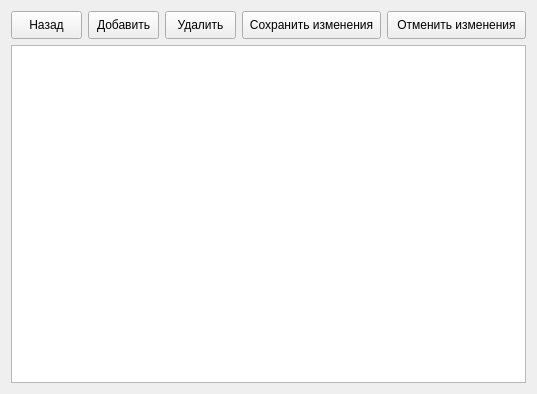
<?xml version="1.0" encoding="UTF-8"?>
<ui version="4.0">
 <class>Form</class>
 <widget class="QWidget" name="Form">
  <property name="geometry">
   <rect>
    <x>0</x>
    <y>0</y>
    <width>537</width>
    <height>394</height>
   </rect>
  </property>
  <property name="windowTitle">
   <string>Form</string>
  </property>
  <layout class="QGridLayout" name="gridLayout">
   <item row="0" column="0">
    <widget class="QPushButton" name="pushButton">
     <property name="minimumSize">
      <size>
       <width>71</width>
       <height>28</height>
      </size>
     </property>
     <property name="maximumSize">
      <size>
       <width>71</width>
       <height>28</height>
      </size>
     </property>
     <property name="text">
      <string>Назад</string>
     </property>
    </widget>
   </item>
   <item row="0" column="1">
    <widget class="QPushButton" name="pushButton_2">
     <property name="minimumSize">
      <size>
       <width>71</width>
       <height>28</height>
      </size>
     </property>
     <property name="maximumSize">
      <size>
       <width>71</width>
       <height>28</height>
      </size>
     </property>
     <property name="text">
      <string>Добавить</string>
     </property>
    </widget>
   </item>
   <item row="0" column="2">
    <widget class="QPushButton" name="pushButton_3">
     <property name="minimumSize">
      <size>
       <width>71</width>
       <height>28</height>
      </size>
     </property>
     <property name="maximumSize">
      <size>
       <width>71</width>
       <height>28</height>
      </size>
     </property>
     <property name="text">
      <string>Удалить</string>
     </property>
    </widget>
   </item>
   <item row="0" column="3">
    <widget class="QPushButton" name="pushButton_5">
     <property name="minimumSize">
      <size>
       <width>0</width>
       <height>28</height>
      </size>
     </property>
     <property name="maximumSize">
      <size>
       <width>16777215</width>
       <height>28</height>
      </size>
     </property>
     <property name="text">
      <string>Сохранить изменения</string>
     </property>
    </widget>
   </item>
   <item row="0" column="4">
    <widget class="QPushButton" name="pushButton_4">
     <property name="minimumSize">
      <size>
       <width>0</width>
       <height>28</height>
      </size>
     </property>
     <property name="maximumSize">
      <size>
       <width>16777215</width>
       <height>28</height>
      </size>
     </property>
     <property name="text">
      <string>Отменить изменения</string>
     </property>
    </widget>
   </item>
   <item row="1" column="0" colspan="5">
    <widget class="QListWidget" name="listWidget"/>
   </item>
  </layout>
 </widget>
 <resources/>
 <connections>
  <connection>
   <sender>listWidget</sender>
   <signal>itemDoubleClicked(QListWidgetItem*)</signal>
   <receiver>listWidget</receiver>
   <slot>repaint()</slot>
   <hints>
    <hint type="sourcelabel">
     <x>268</x>
     <y>214</y>
    </hint>
    <hint type="destinationlabel">
     <x>268</x>
     <y>214</y>
    </hint>
   </hints>
  </connection>
 </connections>
</ui>
